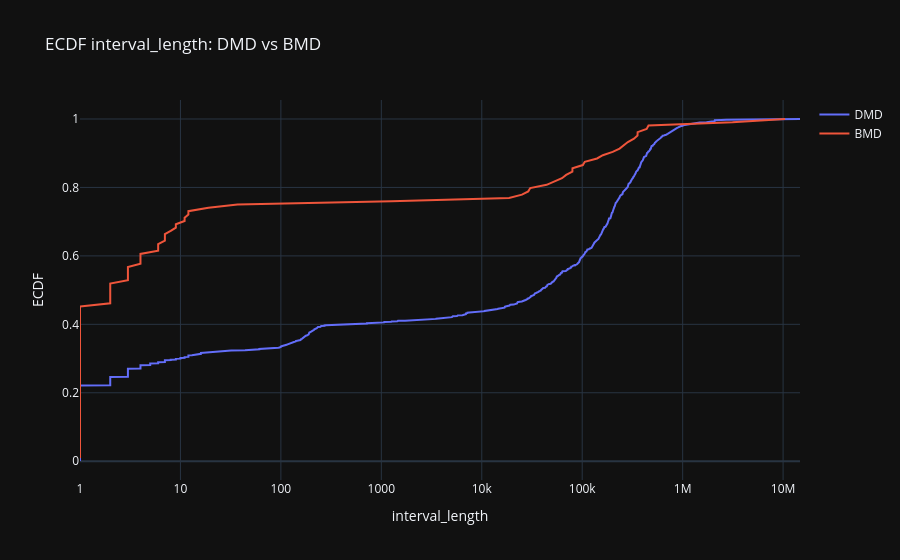

Source (notebook cell):
### Markdown cell above
## 12. 📊 ECDF interval_length DMD vs BMD

### Code cell
vals_dmd = d.loc[d['phenotype'] == 'DMD', 'interval_length_num'].dropna().values
vals_bmd = d.loc[d['phenotype'] == 'BMD', 'interval_length_num'].dropna().values
x1, y1 = ecdf_xy(vals_dmd)
x2, y2 = ecdf_xy(vals_bmd)
fig = go.Figure()
fig.add_trace(go.Scatter(x=x1, y=y1, mode='lines', name='DMD'))
fig.add_trace(go.Scatter(x=x2, y=y2, mode='lines', name='BMD'))
fig.update_layout(title='ECDF interval_length: DMD vs BMD', xaxis_title='interval_length', yaxis_title='ECDF')
fig.update_xaxes(type='log')
fig.show()
